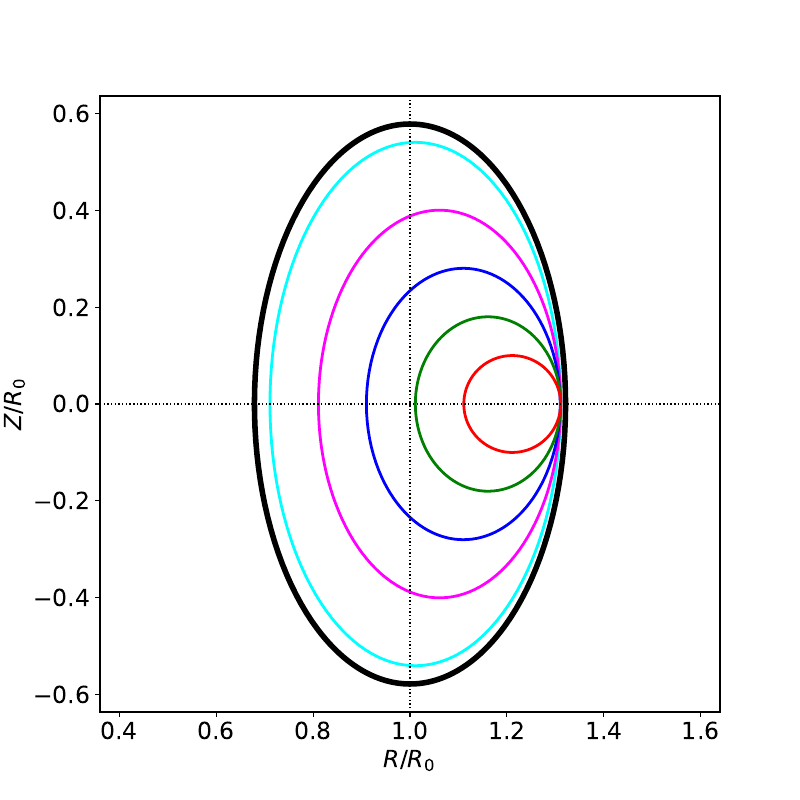

Recreate this plot in Python.
import matplotlib.pyplot as plt
import numpy as np

font = 17
fig  = plt.figure (figsize = (8.0, 8.0))
plt.rc ('xtick', labelsize = font) 
plt.rc ('ytick', labelsize = font)

theta = np.linspace(0, 2*np.pi, 400)

a = 0.321
b = 0.321*1.8
x = 1. + a * np.cos(theta)
y = b * np.sin(theta)

plt.plot (x, y, linewidth = 4, color = "black")

a = 0.30
b = 0.30*1.8
x = 1. + 0.011 + a * np.cos(theta)
y = b * np.sin(theta)

plt.plot (x, y, linewidth = 2, color = "cyan")

a = 0.25
b = 0.25*1.6
x = 1. + 0.061 + a * np.cos(theta)
y = b * np.sin(theta)

plt.plot (x, y, linewidth = 2, color = "magenta")

a = 0.2
b = 0.2*1.4
x = 1. + 0.11 + a * np.cos(theta)
y = b * np.sin(theta)

plt.plot (x, y, linewidth = 2, color = "blue")

a = 0.15
b = 0.15*1.2
x = 1. + 0.161 + a * np.cos(theta)
y = b * np.sin(theta)

plt.plot (x, y, linewidth = 2, color = "green")

a = 0.1
b = 0.1
x = 1. + 0.211 + a * np.cos(theta)
y = b * np.sin(theta)

plt.plot (x, y, linewidth = 2, color = "red")

plt.axhline (0., color = 'black', linewidth = 1., linestyle = 'dotted')
plt.axvline (1., color = 'black', linewidth = 1., linestyle = 'dotted')

plt.axis ('equal')

plt.xlabel (r'$R/R_0$', fontsize = font)
plt.ylabel (r'$Z/R_0$', fontsize = font)

#plt.show ()
plt.savefig ("Figure1.pdf")
